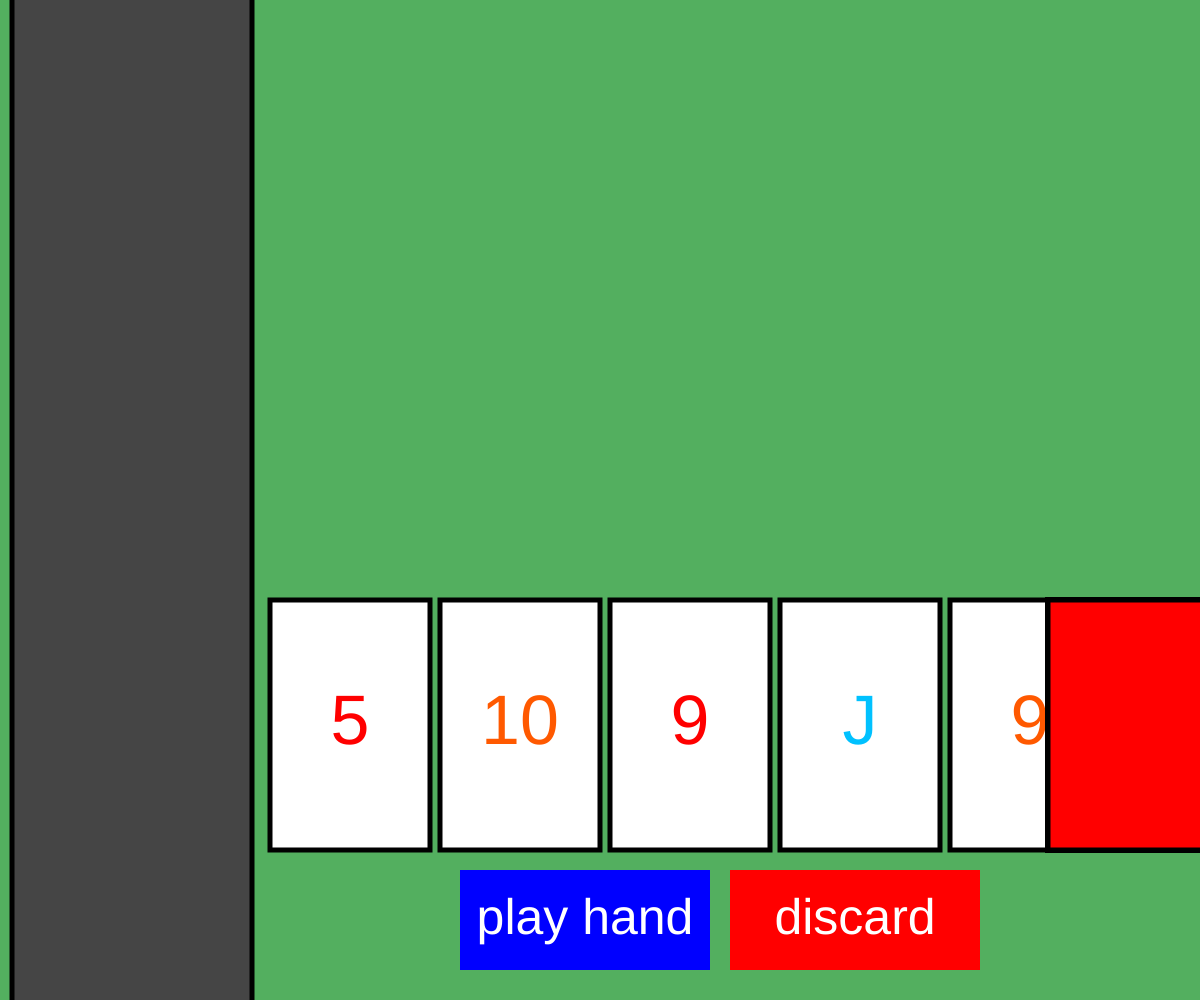
Frame 1 (no input)
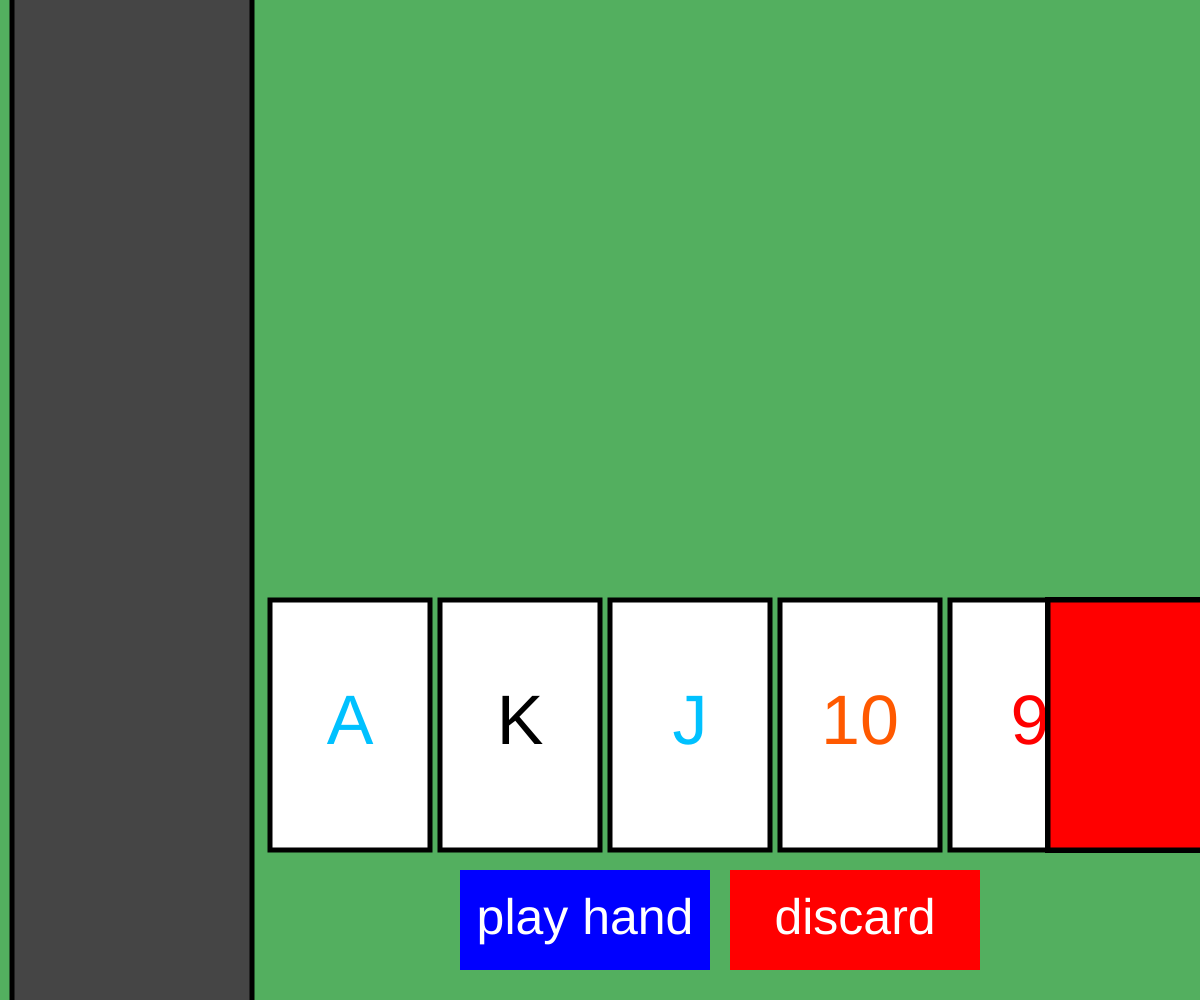
Frame 60 (no input)
Frame 120 (the mouse pressed at the canvas centre since frame 60): identical to frame 60, image omitted

The p5.js sketch that drew these frames (run headless with seeded random() and noise() and a simulated clock; from frame 60 on, the mouse is pressed at the canvas centre):

// p5.js sketch
// ── sketch.js
var entreTour = true
var valeur = ["A", "K", "Q", "J", 10, 9, 8, 7, 6, 5, 4, 3, 2];
var valcode = [14, 13, 12, 11, 10, 9, 8, 7, 6, 5, 4, 3, 2];
var couleur = [
              "#00c1ff",//trefle
              "#ff5900",//careau
              "#ff0000",//coeur
              "#000000"];//pique
var emplacement = 0
var deck = []
var deckMain = [,]
var click = false
var cardsSelect = 0
//ordre
var finish = false
var cardeMain = 0

var GoodOrder = 0
var ExchangeOrder = [0,0]

var select = 0
var selectCard = [
  [0],
  [0],
  [0],
  [0],
  [0]
]

var Numbers = [
  0,//1
  0,//2
  0,//3
  0,//4
  0,//5
  0,//6
  0,//7
  0,//8
  0,//9
  0,//10
  0,//V/J
  0,//D/Q
  0,//R/k
  0//A
]

var selectColor = []
var selectNum = []
var selectCount = 0
var main 

var buttons = []

var playedDiscard = false
function setup() {
  createCanvas(windowWidth, windowHeight)
  createCards()
}

function draw() {
  
  background("#53af5f");
  fill("#454545")
  strokeWeight(5)
  rect(width/100,-(5/2),(width/100)*20,height+5)
  
  if(entreTour = true){
    for(var i = 0;i<8;i++){
      
      deck[i].x =  i * (deck[i].taille[0]+10) + (width/100*20 + 10) + 20
    }
    for(var i = 0;i<52;i++){
      deck[i].click = false
    }
  }

  for(var i = 0;i<8;i++){
    deck[i].visible = true
  }

  order()

  for (var i = 0;i<deck.length;i++){
    deck[i].afficher()
  }
  buttons[0].afficher()
  buttons[1].afficher()
  if(click == false){
    for(let k = 0;k<8;k++){
      deck[k].aaa()
      console.log(deck[k].click)
    }
  }
  if(mouseIsPressed == true){
    click = true
    select = 0
    for(var i = 0; i < 8;i++){
      if(deck[i].click == true){
        select++
      }
      else{
      }
    }
  }

  else{
    click = false
  }
  jetons()

  textAlign(LEFT,TOP)
  text(main,0,0)
}

function windowResized() {
  resizeCanvas(windowWidth, windowHeight);
}
//faire une boucle qui parcour les carte pour prandre les carte selec
// ── button.js
class Button {
    constructor(x,y,taille,couleur,text){
        this.x = x
        this.y = y
        this.taille = taille
        this.couleur = couleur
        this.text = text
        this.clicks = false
    }
    afficher(){
        fill(this.couleur)
        strokeWeight(0)
        rect(this.x,this.y,this.taille[0],this.taille[1])
        textAlign(CENTER,CENTER)
        textSize(50)
        fill("white")
        text(this.text,this.x + this.taille[0]/2,this.y + this.taille[1]/2)
        
    }
    click(){
        if(mouseX > this.x){
            if(mouseY > this.y){
                if(mouseX < this.x + this.taille[0]){
                    if(mouseY < this.y + this.taille[1]){
                        if(mouseIsPressed == true){
                            if(this.clicks == false){
                                
                                    
                                    
                               
                                    
                               
                            }
                            else{
                                if(this.clicks == true){
                                    
                                   
                                  
                                    
                                }
                            }
                        }
                    }
                }
            }
        }
    }
}
// ── cartes.js
class Carte{
    constructor(color,number,xa,ya,code){
        //caractéristiques des carte a jouer
        this.number = number
        this.color = color
        //visuel
        this.taille = [160,250] 
        this.x = xa -80
        this.y = ya -200
        this.visible = false
        this.click = false
        this.numCode = code
        this.place
    }
    //afficher
    afficher(){
        if(this.visible == true){
            fill("#ffffff")
            rect(this.x,this.y,this.taille[0],this.taille[1])
            fill(this.color)
            textAlign(CENTER,CENTER)
            textSize(70)
            text(this.number,this.x + (this.taille[0]/2),this.y + (this.taille[1]/2))
        }
        else{
            fill("#ff0000")
            rect(this.x,this.y,this.taille[0],this.taille[1])
        }
    }
    aaa(){
        if(mouseX > this.x){
            console.log(1)
            if(mouseY > this.y){
                console.log(2)
                if(mouseX < this.x + this.taille[0]){
                    console.log(3)
                    if(mouseY < this.y + this.taille[1]){
                        console.log(4)
                        if(mouseIsPressed == true){
                            console.log(5)
                            if(this.click == false){
                                console.log(5)
                                if(cardsSelect < 5){
                                    this.y = this.y - (this.taille[1]/2)
                                    this.click = true
                                    cardsSelect ++
                                    
                                }
                            }
                            else{
                                if(this.click == true){
                                    this.y = this.y + (this.taille[1]/2)
                                    this.click = false
                                    cardsSelect--
                                    
                                }
                            }
                            console.log(this.click)
                        }
                    }
                }
            }
        }
    }
}
// ── fonctions.js
function createCards(){
    for (var c = 0; c < 4; c++) {
        for (var v = 0; v < 13; v++) {
        deck[emplacement] = new Carte(couleur[c], valeur[v],(width/100)*94,(height/100)*80,valcode[v]);
        emplacement += 1;
        }
        
    }
    deck = shuffle(deck)
    console.debug(deck)

    buttons[0] = new Button(width/2 + (((width/100)*20)/2) - 260,height-130,[250,100],"blue","play hand")
    buttons[1] = new Button(width/2 + (((width/100)*20)/2)+10,height-130,[250,100],"red","discard")
}

function order(){
    for (var i = 0; i < 7 ;i++){
        if(deck[i].numCode < deck[i + 1].numCode){
            ExchangeOrder[0] = deck[i]
            ExchangeOrder[1] = deck[i + 1]
            deck[i] = ExchangeOrder[1]
            deck[i + 1] = ExchangeOrder[0]
        } 
    }
    for (var i = 0; i < 4 ;i++){
        if(selectCard[i[0]] < selectCard[i[0] + 1]){
            ExchangeOrder[0] = selectCard[i[0]]
            ExchangeOrder[1] = selectCard[i[0] + 1]
            selectCard[i[0]] = ExchangeOrder[1]
            selectCard[i[0] + 1] = ExchangeOrder[0]
        } 
    }

}

function repush(variable,emplacemen){
    deck.push(deck[emplacemen])
    desk[emplacemen] = 0
    for(i = emplacement;i<52;i++){
        deck[i] = deck[i+1]
    }
}


function jetons(){
    selectColor = []
    Numbers = [
        0,//1
        0,//2
        0,//3
        0,//4
        0,//5
        0,//6
        0,//7
        0,//8
        0,//9
        0,//10
        0,//V/J
        0,//D/Q
        0,//R/k
        0//A
      ]
    for(i = 0; i < 8 ; i++){
        if(deck[i].click == true){
            selectColor.push(deck[i].color)
            for(y = 0;y<14;y++){
                if(deck[i].numCode == y){
                    Numbers[y]++
                }
            }
        }
        if(Numbers[0] == 2
             || Numbers[1] == 2
             || Numbers[2] == 2
             || Numbers[3] == 2
             || Numbers[4] == 2
             || Numbers[5] == 2
             || Numbers[6] == 2 
             || Numbers[7] == 2 
             || Numbers[8] == 2 
             || Numbers[9] == 2 
             || Numbers[10] == 2 
             || Numbers[11] == 2 
             || Numbers[12] == 2
             || Numbers[13] == 2
             || Numbers[14] == 2){
                if(Numbers[0] == 3
                    || Numbers[1] == 3
                    || Numbers[2] == 3
                    || Numbers[3] == 3
                    || Numbers[4] == 3
                    || Numbers[5] == 3
                    || Numbers[6] == 3
                    || Numbers[7] == 3
                    || Numbers[8] == 3
                    || Numbers[9] == 3
                    || Numbers[10] == 3
                    || Numbers[11] == 3
                    || Numbers[12] == 3
                    || Numbers[13] == 3
                    || Numbers[14] == 3){
                        if(selectColor[0] == selectColor[1] == selectColor[2] == selectColor[3] == selectColor[4]){
                            main = "quinte flush"
                        }
                    }
             }
    }
    
    

}

function discard(){

}
